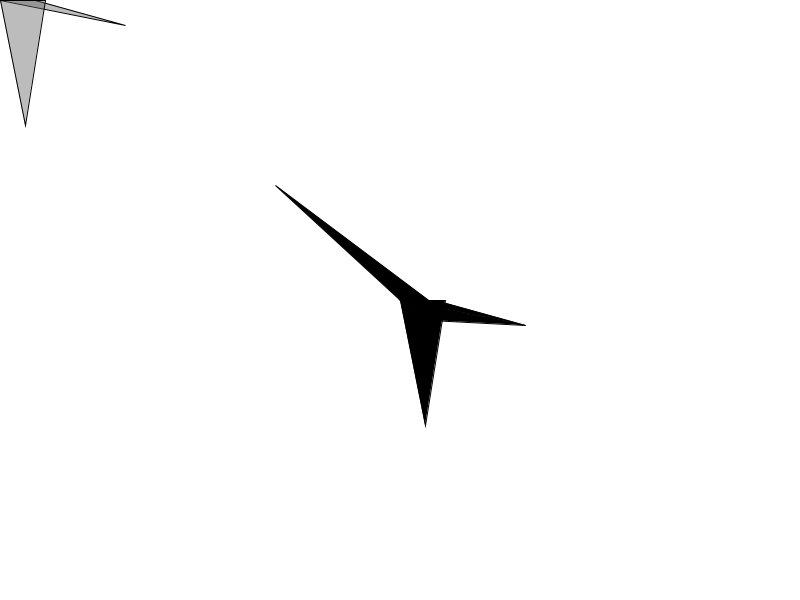
Frame 1 (no input)
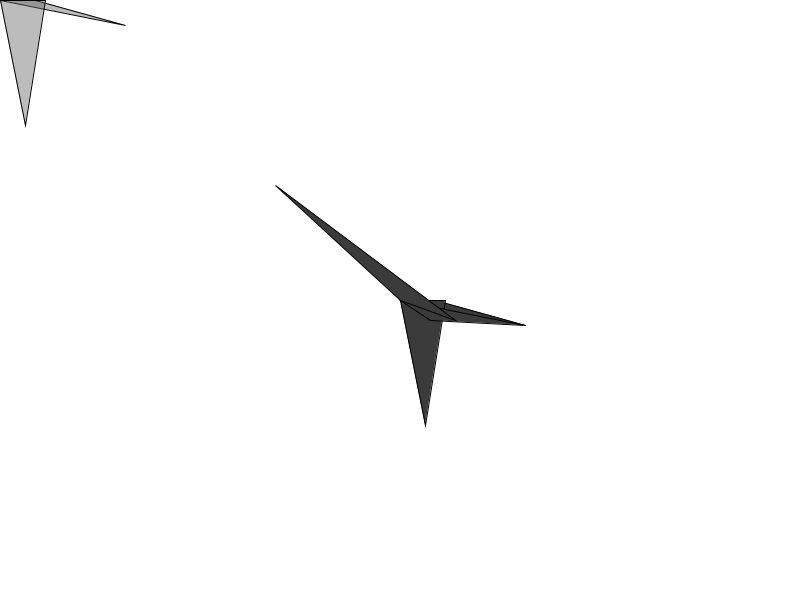
Frame 60 (the mouse pressed at the canvas centre just before this capture)
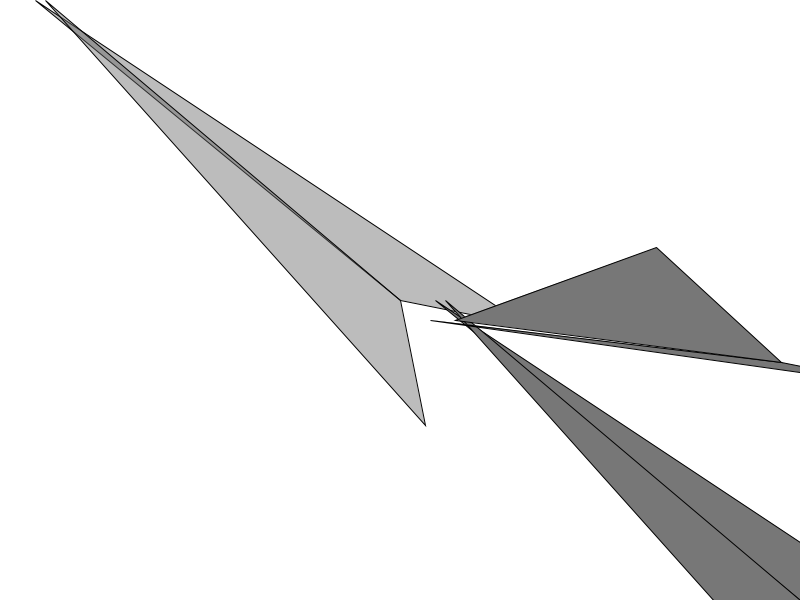
Frame 120 (the mouse held since frame 60 and released just before this capture)

The Processing sketch that drew these frames (run headless with seeded random() and noise(); from frame 60 on, the mouse is pressed at the canvas centre):

// Processing sketch: processing_156591
// ── processing_156591.pde

float posX;
float posY;
int triangleColor = 0;
int arcColor = 240;


void setup(){
  size(800,600);
  frameRate(30);
}

void draw(){
  
  fill(100, 110);
  //translate(width/2, height/2);
  background(255);
  triangle(mouseX, mouseY, mouseX + 125, mouseY + 25, 35, 0);
  triangle(mouseX, mouseY, mouseX + 25, mouseY + 125, 45, 0);
  posX += (mouseX - posX)*0.05;
  posY += (mouseY - posX)*0.05;

pushMatrix();
  stroke(1);
  fill(triangleColor ++);
  translate(width/2, height/2);
  triangle(mouseX, mouseY, mouseX + 125, mouseY + 25, 35, 0);
  triangle(mouseX, mouseY, mouseX + 25, mouseY + 125, 45, 0);
  triangle(posX, posY, posX + 125, posY + 25, 30, 20);
  triangle(posX, posY, posX -125, posY - 115, 55, 20);
popMatrix();
}
